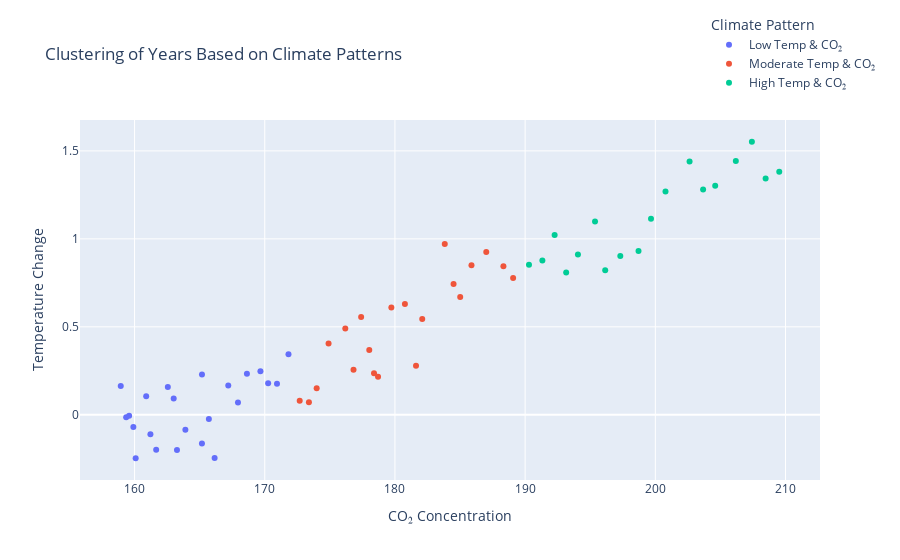

Source (notebook cell):
### Markdown cell above
Clustering Climate Patterns
**bold text**

### Code cell
fig=px.scatter(data_frame=clustering_data,x='carbon_mean',y='temp_mean',color='Label')
fig.update_layout(title='Clustering of Years Based on Climate Patterns',xaxis=dict(title='CO₂ Concentration'),yaxis=dict(title='Temperature Change'),legend=dict(title='Climate Pattern',x=0.85,y=1.3))
fig.show()

### Figure 1 — Plotly figure (JSON) as saved in the notebook; plotly's stock layout.template omitted (floating-point values rounded to 4 significant figures)
{"data": [{"hovertemplate": "Label=Low Temp & CO₂<br>carbon_mean=%{x}<br>temp_mean=%{y}<extra></extra>", "legendgroup": "Low Temp & CO₂", "marker": {"color": "#636efa", "symbol": "circle"}, "mode": "markers", "name": "Low Temp & CO₂", "orientation": "v", "showlegend": true, "type": "scatter", "x": [158.9, 159.4, 159.6, 159.9, 160.1, 160.9, 161.2, 161.7, 162.6, 163.0, 163.3, 163.9, 165.2, 165.2, 165.7, 166.1, 167.2, 167.9, 168.6, 169.7, 170.3, 170.9, 171.8], "xaxis": "x", "y": [0.1631, -0.01348, -0.006043, -0.07006, -0.247, 0.1055, -0.1108, -0.1991, 0.1579, 0.09249, -0.2005, -0.08491, 0.2294, -0.163, -0.02349, -0.2459, 0.1658, 0.06963, 0.2338, 0.2473, 0.1786, 0.1765, 0.3446], "yaxis": "y"}, {"hovertemplate": "Label=Moderate Temp & CO₂<br>carbon_mean=%{x}<br>temp_mean=%{y}<extra></extra>", "legendgroup": "Moderate Temp & CO₂", "marker": {"color": "#EF553B", "symbol": "circle"}, "mode": "markers", "name": "Moderate Temp & CO₂", "orientation": "v", "showlegend": true, "type": "scatter", "x": [172.7, 173.4, 174.0, 174.9, 176.2, 176.8, 177.4, 178.0, 178.4, 178.7, 179.7, 180.8, 181.6, 182.1, 183.8, 184.5, 185.0, 185.9, 187.0, 188.3, 189.1], "xaxis": "x", "y": [0.08012, 0.07129, 0.1512, 0.405, 0.4901, 0.2562, 0.5553, 0.3682, 0.2365, 0.216, 0.6095, 0.6292, 0.2792, 0.544, 0.9713, 0.7433, 0.6698, 0.8502, 0.925, 0.8442, 0.7778], "yaxis": "y"}, {"hovertemplate": "Label=High Temp & CO₂<br>carbon_mean=%{x}<br>temp_mean=%{y}<extra></extra>", "legendgroup": "High Temp & CO₂", "marker": {"color": "#00cc96", "symbol": "circle"}, "mode": "markers", "name": "High Temp & CO₂", "orientation": "v", "showlegend": true, "type": "scatter", "x": [190.3, 191.3, 192.3, 193.2, 194.1, 195.4, 196.2, 197.3, 198.7, 199.7, 200.8, 202.6, 203.7, 204.6, 206.2, 207.4, 208.5, 209.5], "xaxis": "x", "y": [0.853, 0.8766, 1.023, 0.8084, 0.9106, 1.099, 0.8214, 0.9022, 0.9312, 1.115, 1.27, 1.44, 1.281, 1.302, 1.443, 1.552, 1.344, 1.382], "yaxis": "y"}], "layout": {"legend": {"title": {"text": "Climate Pattern"}, "tracegroupgap": 0, "x": 0.85, "y": 1.3}, "margin": {"t": 60}, "title": {"text": "Clustering of Years Based on Climate Patterns"}, "xaxis": {"anchor": "y", "domain": [0, 1], "title": {"text": "CO₂ Concentration"}}, "yaxis": {"anchor": "x", "domain": [0, 1], "title": {"text": "Temperature Change"}}}}
